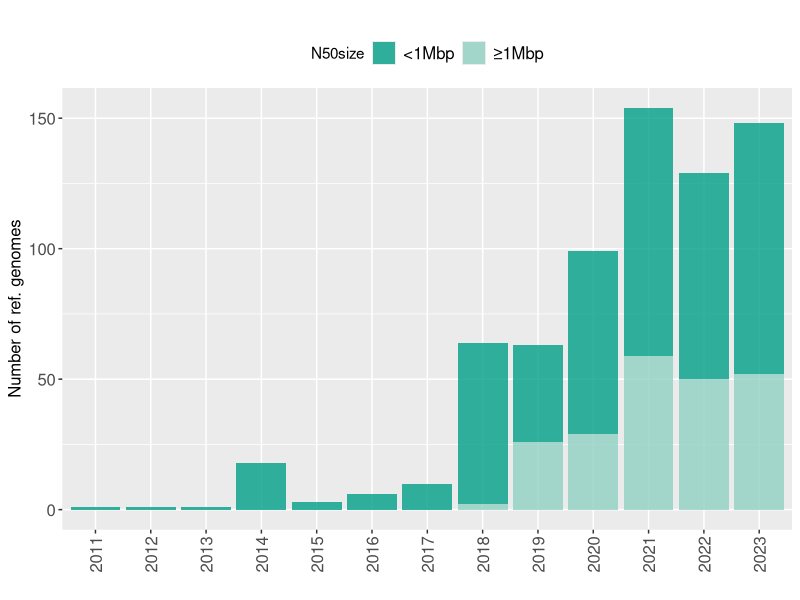
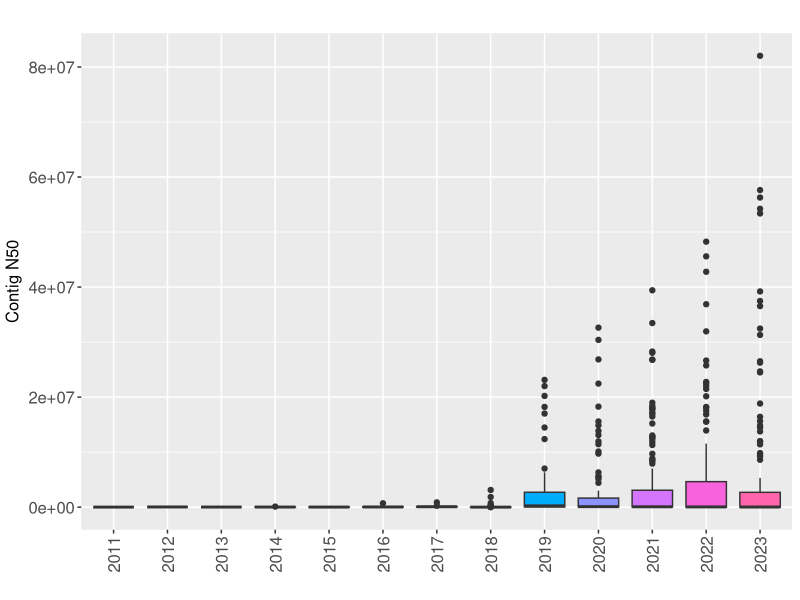

Write the R code that produced these figures, in order.
#-----------------------------------------------------------------------------------------------------------------
# Code to generate Figure 2
#-----------------------------------------------------------------------------------------------------------------


#### Load libraries ----------------------------------------------------------------------------------------------

library(here)         # simplify file paths
library(tidyverse)    # data wrangling+


#### Read in data ----------------------------------------------------------------------------------------------

ncbi <- read.csv(here("data/supp-table-1.csv"))


#### Data wrangling ----------------------------------------------------------------------------------------------

# create a new column that captures the N50 assembly size
ncbi <- ncbi %>%
  mutate(N50size = case_when(
    Assembly.Stats.Contig.N50 >= 1000000 ~ "≥1Mbp",
    TRUE ~ "<1Mbp"
  ))

# Convert the date column to a Date format
ncbi$Assembly.Release.Date <- as.Date(ncbi$Assembly.Release.Date)

# Extract year from the date
ncbi$Year <- format(ncbi$Assembly.Release.Date, "%Y")

#### Figure 2A Bar Plot----------------------------------------------------------------------------------------------

# colour palette
pal <- c("#00A087CC", "#91D1C2CC")

# create plot
ggplot(ncbi, aes(x = Year, fill = N50size)) +
  geom_bar(position = "stack") +
  labs(title = "", x = "", y = "Number of ref. genomes") +  
  theme(axis.text.x = element_text(angle = 90, vjust = 0.5, size = 12),
        axis.title.y = element_text(size = 12),
        axis.text.y = element_text(size = 12),
        legend.text = element_text(size = 12),
        legend.position = "top") +
  scale_fill_manual(values=pal)


#### Figure 2B Box Plot ----------------------------------------------------------------------------------------------

# create plots
ggplot(data = ncbi, aes(x = Year, y = Assembly.Stats.Contig.N50, fill = Year)) +
  geom_boxplot() +
  labs(title = " ",
       x = " ",
       y = "Contig N50")+  
  theme(axis.text.x = element_text(angle = 90, vjust = 0.5, size = 12),
        axis.title.y = element_text(vjust = 1.5, size = 12),
        axis.text.y = element_text(size = 12),
        legend.text = element_text(size = 12)) +
  guides(fill = FALSE)
 


